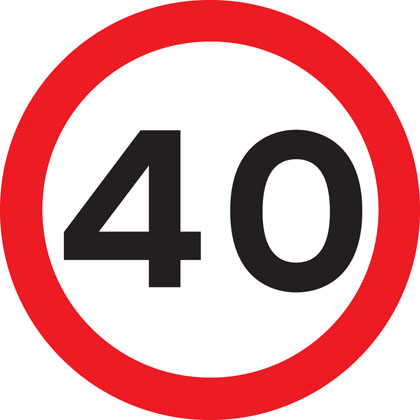
#> input picture source/Signs/1.jpg, 420 x 420 px
$ python -i opencv-examples.py   (imports and definitions only)   (older library calls are emulated)
#> lines starting #> are read from the running program, lines starting #| are printed output that depends on the picture
import cv2
import numpy as np
import matplotlib.pyplot as plt
from math import sqrt
from skimage.feature import blob_dog, blob_log, blob_doh
import imutils

### Preprocess image
def constrastLimit(image):
	img_hist_equalized = cv2.cvtColor(image, cv2.COLOR_BGR2YCrCb)
	channels = cv2.split(img_hist_equalized)
	channels[0] = cv2.equalizeHist(channels[0])
	img_hist_equalized = cv2.merge(channels)
	img_hist_equalized = cv2.cvtColor(img_hist_equalized, cv2.COLOR_YCrCb2BGR)
	return img_hist_equalized

# [6 lines left out: function LaplacianOfGaussian, not called in this run]

def binarization(image):
	thresh = cv2.threshold(image,127,255,cv2.THRESH_BINARY)[1]
	return thresh

def preprocess_image(image):
	image = constrastLimit(image)
	image = LaplacianOfGaussian(image)
	image = binarization(image)
	return image

# Find Signs
# [102 lines left out: functions removeSmallComponents, findContour, contourIsSign, cropContour, findSigns, localization and 2 more, not called in this run]

# [1 line not run here, left out]

## Classification

>>> import cv2
>>> picture = cv2.imread('Signs/1.jpg', cv2.IMREAD_GRAYSCALE)
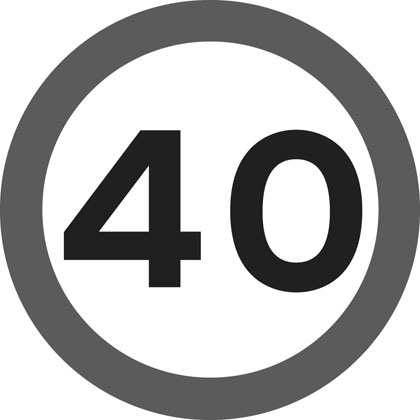
#> picture: shape (420, 420); min 7, max 255, mean 179.6
#> (the run stopped early here; a loop or call above may not have finished)

$ run again, on source/Signs/5.jpg
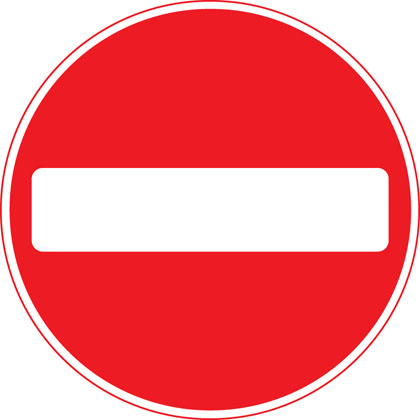
#> input picture source/Signs/5.jpg, 420 x 420 px
#> `picture = cv2.imread('Signs/1.jpg', cv2.IMREAD_GRAYSCALE)`:
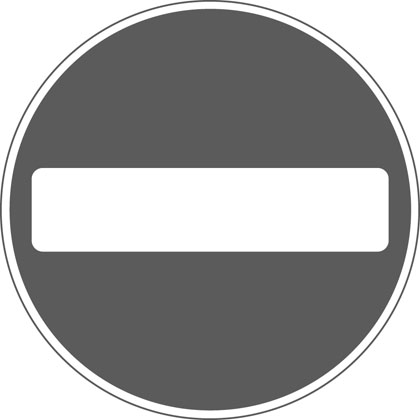
#> picture: shape (420, 420); min 62, max 255, mean 162.4

$ run again, on source/Signs/6.jpg
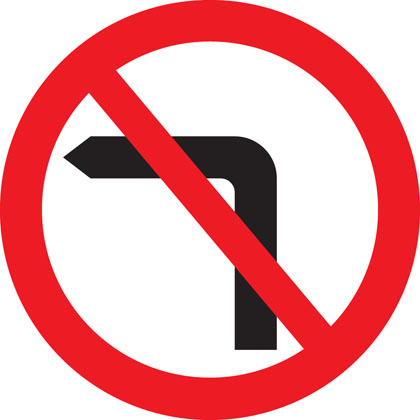
#> input picture source/Signs/6.jpg, 420 x 420 px
#> `picture = cv2.imread('Signs/1.jpg', cv2.IMREAD_GRAYSCALE)`:
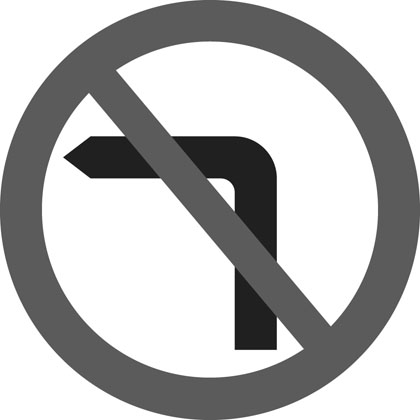
#> picture: shape (420, 420); min 3, max 255, mean 183.4
